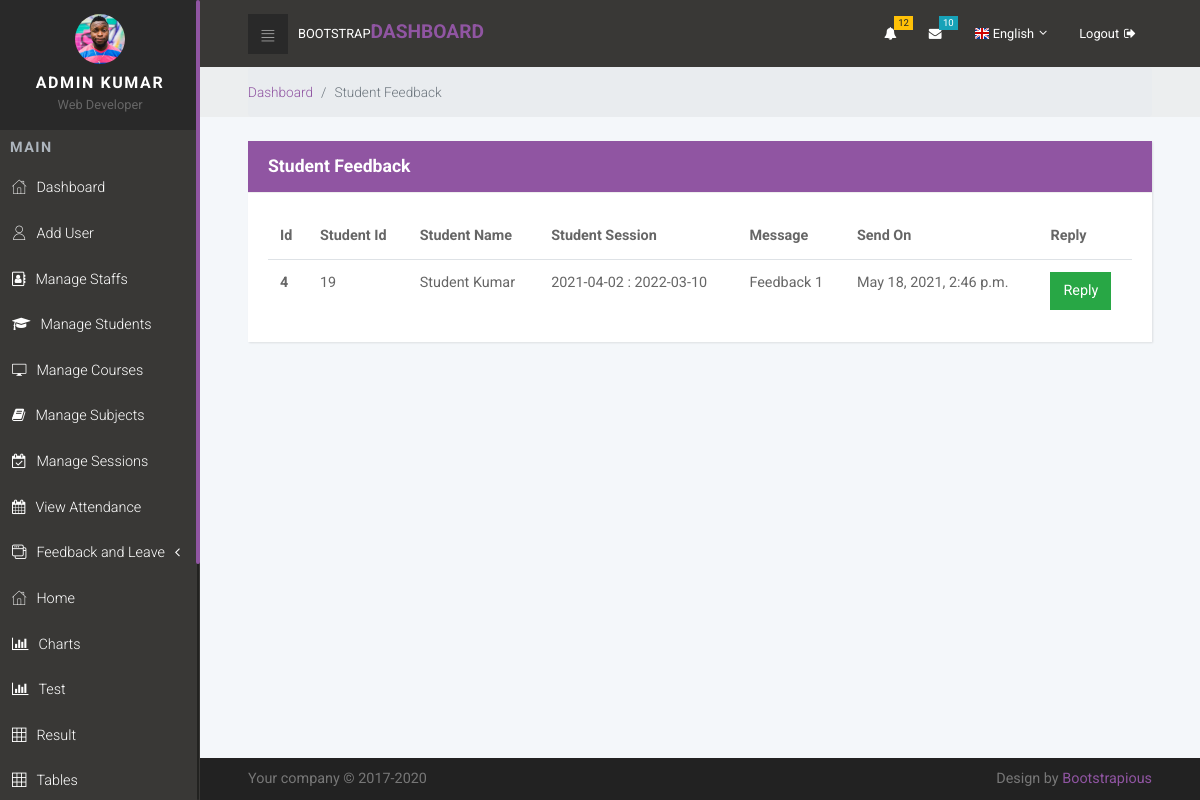
The page /students_feedback/ (signed in) on the database as committed earlier.
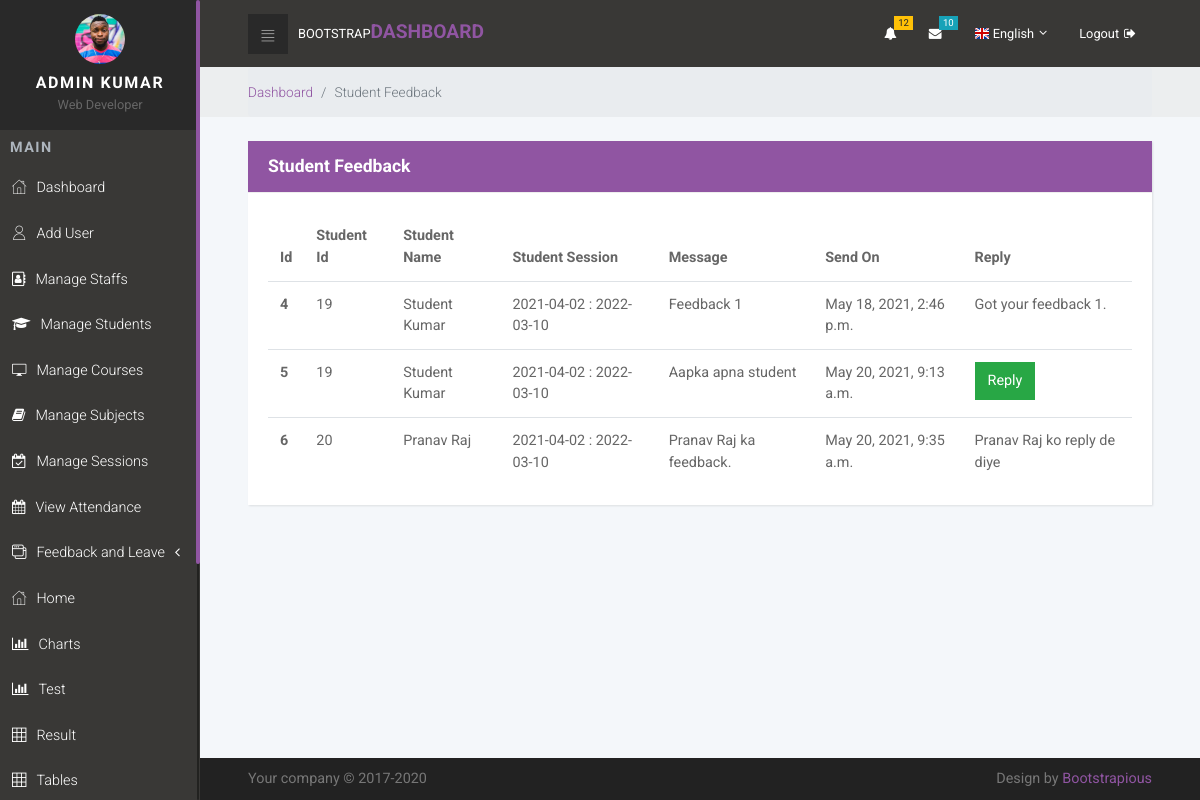
The same page on the database as committed later.
### sms_app/models.py (models this page shows, shortened)
class Students_FeedBack(models.Model):
    id = models.AutoField(primary_key=True)
    student_id = models.ForeignKey(Student, on_delete=models.CASCADE)
    feedback = models.TextField()
    reply = models.TextField( null=True , blank=True )
    date_created = models.DateTimeField( auto_now_add=True )
    date_updated = models.DateTimeField( auto_now=True )

class Student(models.Model):
    id = models.AutoField(primary_key = True)
    user = models.OneToOneField(User, on_delete = models.CASCADE)
    GENDER = (('Male', 'Male'),('Female', 'Female'),('Other', 'Other'))
    gender = models.CharField(max_length = 10, choices = GENDER)
    address = models.TextField(null = True)
    profile_pic = models.ImageField(default = "", null = True, blank = True)
    session_under = models.ForeignKey(
        SessionYear, on_delete = models.CASCADE, null = True, blank = True)
    courses_taken = models.ForeignKey(
        'Course', on_delete = models.DO_NOTHING, null = True, blank = True)
    date_joined = models.DateField(auto_now_add = True)
    last_login = models.DateField(auto_now = True)

class SessionYear(models.Model):
    id = models.AutoField(primary_key = True)
    session_start_year = models.DateField()
    session_end_year = models.DateField()
    def __str__(self):
        return "{} : {}".format(str(self.session_start_year), str(self.session_end_year))

### accounts/decorators.py (the view, shortened to what this page needs)
        def wrapper_func(request, *args, **kwargs):
            group = None
            if request.user.groups.exists():
                group = request.user.groups.all()[0].name
            if group in allowed_roles:
                return view_func(request, *args, **kwargs)

### sms_app/HODviews.py (called while the page is built)
@login_required
@allowed_users(allowed_roles=['hod'])
def students_feedback_view(request):
    student_feedbacks = Students_FeedBack.objects.all()
    context = {
        'student_feedbacks': student_feedbacks
    }
    return render(request, 'HOD/students_feedback.html', context)

### templates/HOD/students_feedback.html (shortened to what this page needs)
{% extends 'HOD/base.html' %}
{% load static %}
{% block content %}
<div class="breadcrumb-holder">
    <div class="container-fluid">
      <ul class="breadcrumb">
        <li class="breadcrumb-item"><a href="{% url 'hod_dashboard' %}">Dashboard</a></li>
        <li class="breadcrumb-item active">Student Feedback</li>
      </ul>
    </div>
</div>
<section>
    <div class="container-fluid">
        <br>
        <div class="row">
            <div class="col-lg-12">
              <div class="card">
                <div class="card-header back_color">
                    <h4 class="card-title ">Student Feedback</h4>
                </div>
                <div class="card-body">
                  <div class="table-responsive">
                    <table class="table">
                      <thead>
                        <tr>
                          <th>Id</th>
                          <th>Student Id</th>
                          <th>Student Name</th>
                          <th>Student Session</th>
                          <th>Message</th>
                          <th>Send On</th>
                          <th>Reply</th>
                        </tr>
                      </thead>
                      <tbody>
                        {% for feedback in student_feedbacks %}
                        <tr>
                          <th scope="row">{{feedback.id}}</th>
                          <td>{{feedback.student_id.id}}</td>
                          <td>{{feedback.student_id.user.first_name}} {{feedback.student_id.user.last_name}}</td>
                          <td>{{feedback.student_id.session_under}}</td>
                          <td>{{feedback.feedback}}</td>
                          <td>{{feedback.date_created}}</td>
                          <td>
                            {% if feedback.reply == "" %}
                            <button class="btn btn-success reply_open_modal" data-toggle="modal" data-target="#replyModal">Reply</button>
                            {% else %}
                            {{feedback.reply}}
                            {% endif %}
                          </td>
                        </tr>
                        {% endfor %}
                      </tbody>
                    </table>
                  </div>
                </div>
              </div>
            </div>
        </div>
    </div>
</section>
{% endblock %}

### templates/HOD/base.html (shortened to what this page needs)
{% load static %}
<!DOCTYPE html>
<html>
<head>
{% include 'HOD/head.html' %}
</head>
<body>
    {% include 'HOD/navbar.html' %}
    {% block content %}
    {% endblock %}
    {% include 'HOD/footer.html' %}
</body>

### templates/HOD/head.html (shortened to what this page needs)
{% load static %}
    <link rel="stylesheet" href="{% static 'vendor/bootstrap/css/bootstrap.min.css' %}">
    <link rel="stylesheet" href="{% static 'vendor/font-awesome/css/font-awesome.min.css' %}">
    <link rel="stylesheet" href="{% static 'css/fontastic.css' %}">
    <link rel="stylesheet" href="{% static 'css/grasp_mobile_progress_circle-1.0.0.min.css' %}">
    <link rel="stylesheet" href="{% static 'vendor/malihu-custom-scrollbar-plugin/jquery.mCustomScrollbar.css' %}">
    <link rel="stylesheet" href="{% static 'css/style.violet.css' %}" id="theme-stylesheet">
    <link rel="stylesheet" href="{% static 'css/custom.css' %}">

### templates/HOD/navbar.html (shortened to what this page needs)
{% load static %}
<nav class="side-navbar">
    <div class="side-navbar-wrapper">
        <div class="sidenav-header d-flex align-items-center justify-content-center">
            <div class="sidenav-header-inner text-center"><img src="{% static 'img/avatar-7.jpg' %}" alt="person"
                    class="img-fluid rounded-circle">
                <h2 class="h5">{{request.user.first_name}} {{request.user.last_name}}</h2><span>Web Developer</span>
            </div>
        </div>
        <div class="main-menu">
            <h5 class="sidenav-heading">Main</h5>
            <ul id="side-main-menu" class="side-menu list-unstyled">
                <li><a href="{% url 'hod_dashboard' %}"> <i class="icon-home"></i>Dashboard </a></li>
                <li><a href="{% url 'register_user' %}"> <i class="icon-user"></i>Add User </a></li>
                <li><a href="{% url 'manage_staff_view' %}"> <i class="fa fa-address-book-o"></i>Manage Staffs </a></li>
                <li><a href="{% url 'manage_student_view' %}"> <i class="fa fa-graduation-cap"></i>Manage Students </a></li>
                <li><a href="{% url 'manage_courses_view' %}"> <i class="icon-screen"></i>Manage Courses </a></li>
                <li><a href="{% url 'manage_subjects_view' %}"> <i class="fa fa-book"></i>Manage Subjects </a></li>
                <li><a href="{% url 'manage_sessions_view' %}"> <i class="fa fa-calendar-check-o"></i>Manage Sessions </a></li>
                <li><a href="{% url 'view_attendance' %}"> <i class="fa fa-calendar"></i>View Attendance </a></li>
                <li><a href="#exampledropdownDropdown" aria-expanded="false" data-toggle="collapse"> <i class="icon-interface-windows"></i>Feedback and Leave </a>
                </li>
                <li><a href="{% url 'admin_dashboard' %}"> <i class="icon-home"></i>Home </a></li>
                <li><a href="{% url 'charts_view' %}"> <i class="fa fa-bar-chart"></i>Charts </a></li>
                <li><a href="{% url 'test-view' %}"> <i class="fa fa-bar-chart"></i>Test </a></li>
                <li><a href="{% url 'result-view' %}"> <i class="icon-grid"></i>Result </a></li>
                <li><a href="{% url 'tables_view' %}"> <i class="icon-grid"></i>Tables </a></li>
            </ul>
        </div>
    </div>
</nav>
<div class="page">
    <header class="header">
        <nav class="navbar">
            <div class="container-fluid">
                <div class="navbar-holder d-flex align-items-center justify-content-between">
                    <div class="navbar-header"><a id="toggle-btn" href="#" class="menu-btn"><i class="icon-bars">
                            </i></a><a href="index.html" class="navbar-brand">
                            <div class="brand-text d-none d-md-inline-block"><span>Bootstrap </span><strong
                                    class="text-primary">Dashboard</strong></div>
                        </a></div>
                    <ul class="nav-menu list-unstyled d-flex flex-md-row align-items-md-center">
                        <li class="nav-item dropdown"> <a id="notifications" rel="nofollow" data-target="#" href="#"
                                data-toggle="dropdown" aria-haspopup="true" aria-expanded="false" class="nav-link"><i
                                    class="fa fa-bell"></i><span class="badge badge-warning">12</span></a>
                        </li>
                        <li class="nav-item dropdown"> <a id="messages" rel="nofollow" data-target="#" href="#"
                                data-toggle="dropdown" aria-haspopup="true" aria-expanded="false" class="nav-link"><i
                                    class="fa fa-envelope"></i><span class="badge badge-info">10</span></a>
                        </li>
                        <li class="nav-item dropdown"><a id="languages" rel="nofollow" data-target="#" href="#"
                                data-toggle="dropdown" aria-haspopup="true" aria-expanded="false"
                                class="nav-link language dropdown-toggle"><img src="{% static 'img/flags/16/GB.png' %}"
                                    alt="English"><span class="d-none d-sm-inline-block">English</span></a>
                        </li>
                        <li class="nav-item"><a href="{% url 'logout' %}" class="nav-link logout"> <span
                                    class="d-none d-sm-inline-block">Logout</span><i class="fa fa-sign-out"></i></a>
                        </li>
                    </ul>
                </div>
            </div>
        </nav>
    </header>

### templates/HOD/footer.html
{% load static %}
<footer class="main-footer">
    <div class="container-fluid">
        <div class="row">
            <div class="col-sm-6">
                <p>Your company &copy; 2017-2020</p>
            </div>
            <div class="col-sm-6 text-right">
                <p>Design by <a href="https://bootstrapious.com/p/bootstrap-4-dashboard"
                        class="external">Bootstrapious</a>
                </p>
            </div>
        </div>
    </div>
</footer>

### templates/HOD/scripts.html (shortened to what this page needs)
{% load static %}

### static/css/custom.css (style rules this page uses)
.card-title { float: left; }
.back_color { background-color: #9055a2; color:white; }

Rows that differ between the two databases and show on the page:
changed Students_FeedBack "Feedback 1": reply (not shown) → "Got your feedback 1."; no longer shows "Reply"
added Students_FeedBack: id "5", student_id.id "19", student_id.user.first_name "Student", student_id.user.last_name "Kumar", student_id.session_under "2021-04-02 : 2022-03-10", feedback "Aapka apna student", date_created "May 20, 2021, 9:13 a.m.", reply "Reply"
added Students_FeedBack: id "6", student_id.id "20", student_id.user.first_name "Pranav", student_id.user.last_name "Raj", student_id.session_under "2021-04-02 : 2022-03-10", feedback "Pranav Raj ka feedback.", date_created "May 20, 2021, 9:35 a.m.", reply "Pranav Raj ko reply de diye"
